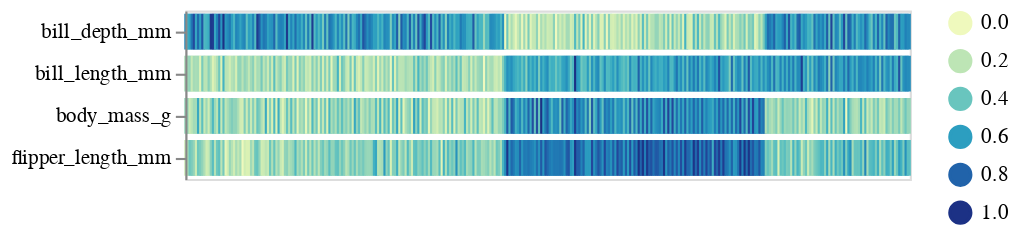

Notebook code cell kept with this figure:
### Markdown cell above
## Heatmaps

Heatmaps can be useful to quickly get an overview of the all the observations across all columns
in the dataset.

### Code cell
aly.heatmap(penguins)

### Figure 1 — Vega-Lite specification as saved in the notebook (floating-point values rounded to 4 significant figures; data arrays with more than 128 entries replaced by an {"elided": "..."} marker saying what was removed)
{"config": {"view": {"continuousWidth": 400, "continuousHeight": 300}}, "data": {"name": "data-1bfd9ecf88ea94bd3f6f3074acdce7c3"}, "mark": {"type": "rect", "height": 16}, "encoding": {"color": {"type": "quantitative", "field": "value", "legend": {"orient": "right", "type": "gradient"}, "scale": {"scheme": "yellowgreenblue"}, "title": null}, "stroke": {"type": "quantitative", "field": "value", "scale": {"scheme": "yellowgreenblue"}}, "tooltip": {"type": "quantitative", "field": "value"}, "x": {"type": "ordinal", "axis": null, "field": "index", "title": null}, "y": {"type": "nominal", "field": "key", "title": null}}, "transform": [{"window": [{"op": "count", "as": "index"}]}, {"fold": ["bill_length_mm", "bill_depth_mm", "flipper_length_mm", "body_mass_g"]}], "width": 344, "$schema": "https://vega.github.io/schema/vega-lite/v4.8.1.json", "datasets": {"data-1bfd9ecf88ea94bd3f6f3074acdce7c3": {"elided": "344 records"}}}
